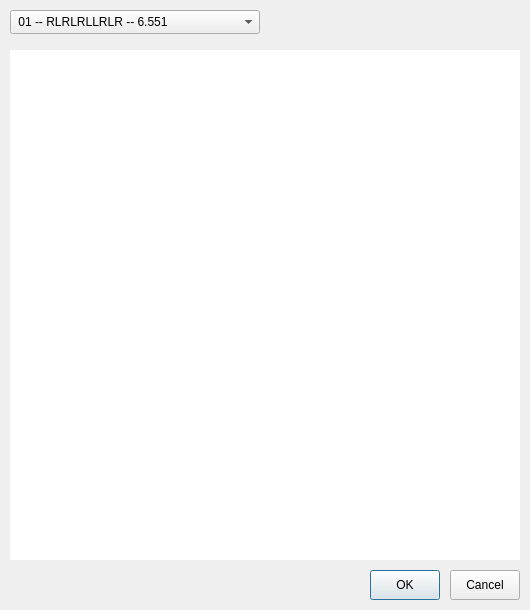
<?xml version="1.0" encoding="UTF-8"?>
<ui version="4.0">
    <class>FormLoadAntAIPreset</class>
    <widget class="QDialog" name="FormLoadAntAIPreset">
        <property name="geometry">
            <rect>
                <x>0</x>
                <y>0</y>
                <width>530</width>
                <height>610</height>
            </rect>
        </property>
        <property name="minimumSize">
            <size>
                <width>530</width>
                <height>610</height>
            </size>
        </property>
        <property name="maximumSize">
            <size>
                <width>530</width>
                <height>610</height>
            </size>
        </property>
        <property name="windowTitle">
            <string>Load ant AI preset</string>
        </property>
        <widget class="QComboBox" name="ComboBox_AntAIPreset">
            <property name="geometry">
                <rect>
                    <x>10</x>
                    <y>10</y>
                    <width>250</width>
                    <height>24</height>
                </rect>
            </property>
            <property name="minimumSize">
                <size>
                    <width>250</width>
                    <height>24</height>
                </size>
            </property>
            <property name="maximumSize">
                <size>
                    <width>350</width>
                    <height>24</height>
                </size>
            </property>
            <property name="maxVisibleItems">
                <number>31</number>
            </property>
            <item>
                <property name="text">
                    <string> 01 -- RLRLRLLRLR -- 6.551</string>
                </property>
            </item>
            <item>
                <property name="text">
                    <string> 02 -- LLRLLLRR -- 14.937</string>
                </property>
            </item>
            <item>
                <property name="text">
                    <string> 03 -- LR -- 15.517</string>
                </property>
            </item>
            <item>
                <property name="text">
                    <string> 04 -- LLRRRLRLRLLR -- 39.451</string>
                </property>
            </item>
            <item>
                <property name="text">
                    <string> 05 -- RRLRLRR -- 59.225</string>
                </property>
            </item>
            <item>
                <property name="text">
                    <string> 06 -- RRLLLRLLLRRR -- 85.198</string>
                </property>
            </item>
            <item>
                <property name="text">
                    <string> 07 -- RLLLLRRRLLLR -- 135.314</string>
                </property>
            </item>
            <item>
                <property name="text">
                    <string> 08 -- RRLRLLRRRRRR -- 186.117</string>
                </property>
            </item>
            <item>
                <property name="text">
                    <string> 09 -- LRRRRLLLRRR -- 189.206</string>
                </property>
            </item>
            <item>
                <property name="text">
                    <string> 10 -- LLLRLLRRLLLL -- 210.692</string>
                </property>
            </item>
            <item>
                <property name="text">
                    <string> 11 -- RRLLLRRRRRLR -- 239.195</string>
                </property>
            </item>
            <item>
                <property name="text">
                    <string> 12 -- RLRRRRLLLRR -- 240.287</string>
                </property>
            </item>
            <item>
                <property name="text">
                    <string> 13 -- LLRL -- 263.220</string>
                </property>
            </item>
            <item>
                <property name="text">
                    <string> 14 -- RRLRLLRLRR -- 267.017</string>
                </property>
            </item>
            <item>
                <property name="text">
                    <string> 15 -- LRRRRLLLRR -- 280.080</string>
                </property>
            </item>
            <item>
                <property name="text">
                    <string> 16 -- LRRRRRLLR -- 314.809</string>
                </property>
            </item>
            <item>
                <property name="text">
                    <string> 17 -- RRLRR -- 363.531</string>
                </property>
            </item>
            <item>
                <property name="text">
                    <string> 18 -- LLLRLLRRRLL 401.491</string>
                </property>
            </item>
            <item>
                <property name="text">
                    <string> 19 -- LLLLLRRRRRL -- 613.458</string>
                </property>
            </item>
            <item>
                <property name="text">
                    <string> 20 -- LLRRLRRRRRRR -- 794.388</string>
                </property>
            </item>
            <item>
                <property name="text">
                    <string> 21 -- LRLRLLLLLLLR -- 879.228</string>
                </property>
            </item>
            <item>
                <property name="text">
                    <string> 22 -- RLR -- 918.725</string>
                </property>
            </item>
            <item>
                <property name="text">
                    <string> 23 -- RRLLLRRRLRRR -- 1.171.329</string>
                </property>
            </item>
            <item>
                <property name="text">
                    <string> 24 -- LRLLRRRRR -- 1.463.290</string>
                </property>
            </item>
            <item>
                <property name="text">
                    <string> 25 -- RLLR -- 1.548.729</string>
                </property>
            </item>
            <item>
                <property name="text">
                    <string> 26 -- LLRLLLRRRRR -- 1.656.123</string>
                </property>
            </item>
            <item>
                <property name="text">
                    <string> 27 -- RRLLLRLLLR -- 1.665.202</string>
                </property>
            </item>
            <item>
                <property name="text">
                    <string> 28 -- LLRRRLRRRRR -- 1.851.430</string>
                </property>
            </item>
            <item>
                <property name="text">
                    <string> 29 -- RRRRLRRRLLRR -- 2.682.109</string>
                </property>
            </item>
            <item>
                <property name="text">
                    <string> 30 -- LLRRLLLRLRRR -- 3.356.736</string>
                </property>
            </item>
            <item>
                <property name="text">
                    <string> 31 -- LLRR -- 18.340.311</string>
                </property>
            </item>
        </widget>
        <widget class="QGraphicsView" name="GraphicsView_AntAIPreset">
            <property name="geometry">
                <rect>
                    <x>10</x>
                    <y>50</y>
                    <width>510</width>
                    <height>510</height>
                </rect>
            </property>
            <property name="minimumSize">
                <size>
                    <width>510</width>
                    <height>510</height>
                </size>
            </property>
            <property name="maximumSize">
                <size>
                    <width>510</width>
                    <height>510</height>
                </size>
            </property>
            <property name="frameShape">
                <enum>QFrame::NoFrame</enum>
            </property>
        </widget>
        <widget class="QPushButton" name="PushButton_Ok">
            <property name="geometry">
                <rect>
                    <x>370</x>
                    <y>570</y>
                    <width>70</width>
                    <height>30</height>
                </rect>
            </property>
            <property name="minimumSize">
                <size>
                    <width>70</width>
                    <height>30</height>
                </size>
            </property>
            <property name="maximumSize">
                <size>
                    <width>70</width>
                    <height>30</height>
                </size>
            </property>
            <property name="text">
                <string>OK</string>
            </property>
        </widget>
        <widget class="QPushButton" name="PushButton_Cancel">
            <property name="geometry">
                <rect>
                    <x>450</x>
                    <y>570</y>
                    <width>70</width>
                    <height>30</height>
                </rect>
            </property>
            <property name="minimumSize">
                <size>
                    <width>70</width>
                    <height>30</height>
                </size>
            </property>
            <property name="maximumSize">
                <size>
                    <width>70</width>
                    <height>30</height>
                </size>
            </property>
            <property name="text">
                <string>Cancel</string>
            </property>
        </widget>
    </widget>
    <tabstops>
        <tabstop>ComboBox_AntAIPreset</tabstop>
        <tabstop>GraphicsView_AntAIPreset</tabstop>
        <tabstop>PushButton_Ok</tabstop>
        <tabstop>PushButton_Cancel</tabstop>
    </tabstops>
    <resources/>
    <connections/>
</ui>
